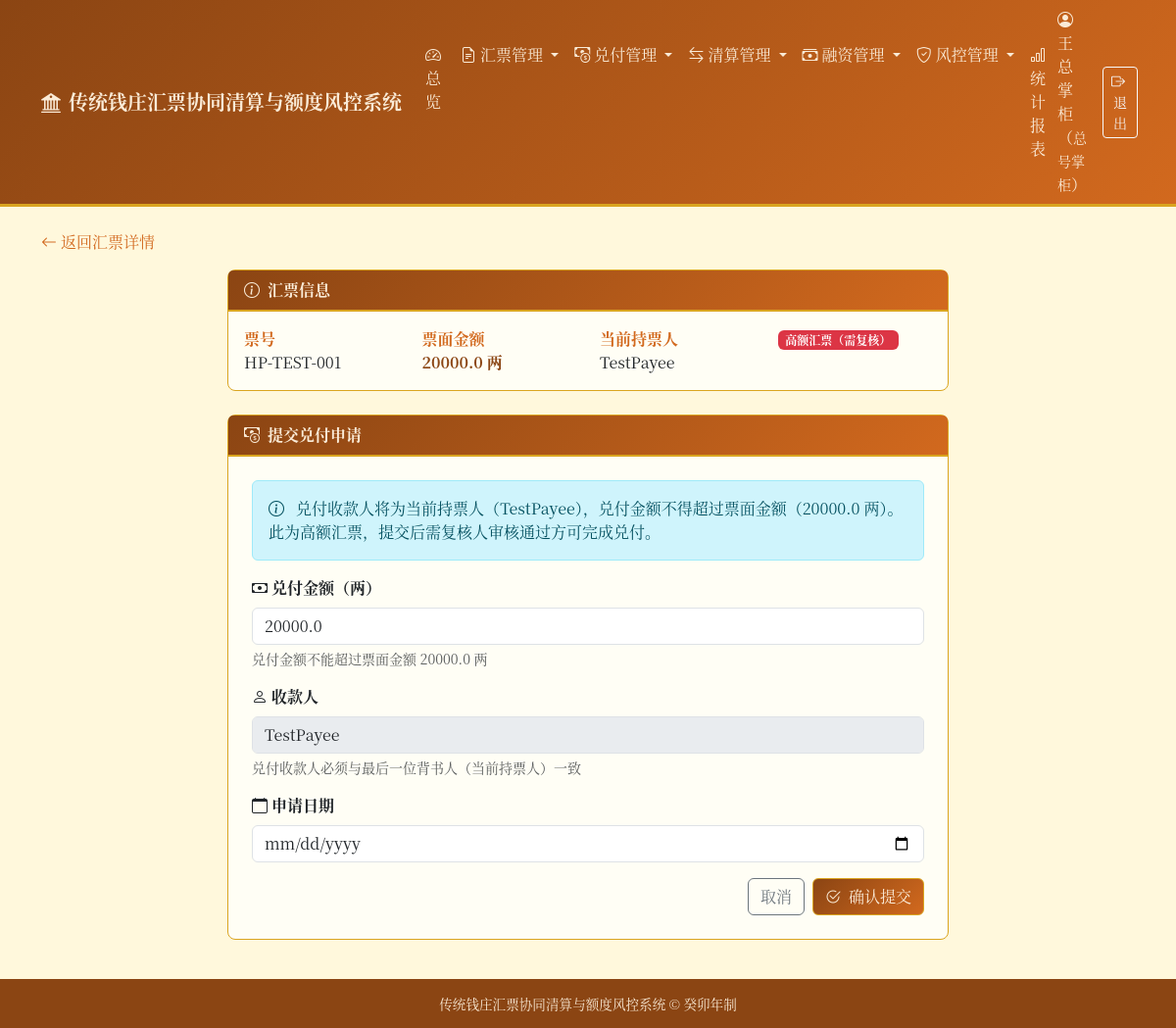
Before: /bills/1/redeem (signed in) with the older database file.
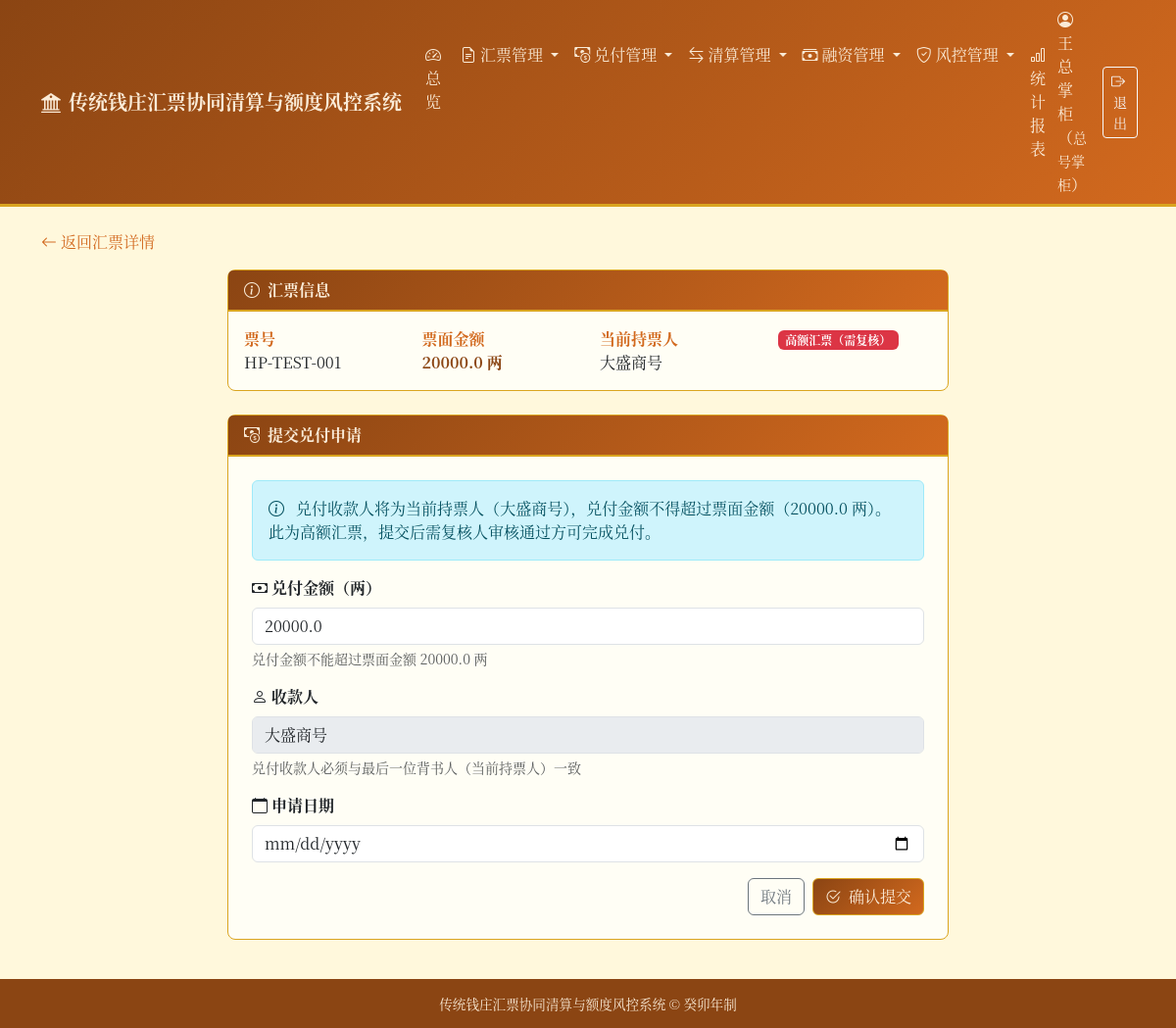
After: the same page with the newer database file.
### tables this page shows
CREATE TABLE bills (
        id INTEGER PRIMARY KEY AUTOINCREMENT,
        bill_no TEXT UNIQUE NOT NULL,
        amount REAL NOT NULL CHECK(amount > 0),
        issuer_id INTEGER NOT NULL,
        issue_branch_id INTEGER,
        payee TEXT NOT NULL,
        issue_date TEXT NOT NULL,
        due_date TEXT,
        status TEXT NOT NULL DEFAULT '有效' CHECK(status IN (
            '有效', '已兑付', '已作废', '挂失', '冻结'
        )),
        remark TEXT,
        FOREIGN KEY (issuer_id) REFERENCES users(id),
        FOREIGN KEY (issue_branch_id) REFERENCES branches(id)
    );

### main.py (the view)
@app.get("/bills/{bill_id}/redeem", response_class=HTMLResponse)
def redeem_page(request: Request, bill_id: int, user=Depends(auth_dep)):
    if user["role"] not in OPERATOR_ROLES:
        raise HTTPException(status_code=403, detail="无权提交兑付")
    conn = get_db()
    cursor = conn.cursor()
    cursor.execute("SELECT * FROM bills WHERE id = ?", (bill_id,))
    bill = cursor.fetchone()
    if not bill:
        conn.close()
        raise HTTPException(status_code=404, detail="汇票不存在")
    if bill["status"] != "有效":
        conn.close()
        raise HTTPException(status_code=400, detail="该汇票不可兑付")
    current_payee = get_current_payee(bill_id, conn)
    cursor.execute("SELECT * FROM branches WHERE status = '营业中' ORDER BY id")
    branches = [dict(row) for row in cursor.fetchall()]
    conn.close()
    return templates.TemplateResponse(
        "redeem.html",
        {
            "request": request,
            "user": user,
            "bill": dict(bill),
            "current_payee": current_payee,
            "branches": branches,
        },
    )

### templates/redeem.html (shortened to what this page needs)
{% extends "base.html" %}
{% block content %}
<div class="mb-3">
    <a href="/bills/{{ bill.id }}" class="text-decoration-none" style="color: var(--qz-secondary);">
        <i class="bi bi-arrow-left me-1"></i>返回汇票详情
    </a>
</div>
<div class="row justify-content-center">
    <div class="col-lg-8">
        <div class="card card-qz mb-4">
            <div class="card-header">
                <i class="bi bi-info-circle me-2"></i>汇票信息
            </div>
            <div class="card-body">
                <div class="row">
                    <div class="col-md-3">
                        <strong style="color: var(--qz-secondary);">票号</strong>
                        <div>{{ bill.bill_no }}</div>
                    </div>
                    <div class="col-md-3">
                        <strong style="color: var(--qz-secondary);">票面金额</strong>
                        <div class="fw-bold" style="color: var(--qz-primary);">{{ bill.amount }} 两</div>
                    </div>
                    <div class="col-md-3">
                        <strong style="color: var(--qz-secondary);">当前持票人</strong>
                        <div>{{ current_payee }}</div>
                    </div>
                    <div class="col-md-3">
                        {% if bill.amount >= 10000 %}
                        <span class="badge bg-danger">高额汇票（需复核）</span>
                        {% else %}
                        <span class="badge bg-success">普通汇票（直接兑付）</span>
                        {% endif %}
                    </div>
                </div>
            </div>
        </div>
        <div class="card card-qz">
            <div class="card-header">
                <i class="bi bi-cash-coin me-2"></i>提交兑付申请
            </div>
            <div class="card-body p-4">
                <div class="alert alert-info">
                    <i class="bi bi-info-circle me-2"></i>
                    兑付收款人将为当前持票人（{{ current_payee }}），兑付金额不得超过票面金额（{{ bill.amount }} 两）。
                    {% if bill.amount >= 10000 %}
                    此为高额汇票，提交后需复核人审核通过方可完成兑付。
                    {% else %}
                    此为普通汇票，提交后将直接完成兑付。
                    {% endif %}
                </div>
                <form method="post" action="/bills/{{ bill.id }}/redeem">
                    <div class="mb-3">
                        <label for="amount" class="form-label fw-bold">
                            <i class="bi bi-cash me-1"></i>兑付金额（两）
                        </label>
                        <input type="number" class="form-control" id="amount" name="amount"
                               value="{{ form.amount if form else bill.amount }}" step="0.01" min="0.01"
                               max="{{ bill.amount }}" required>
                        <div class="form-text">兑付金额不能超过票面金额 {{ bill.amount }} 两</div>
                    </div>
                    <div class="mb-3">
                        <label class="form-label fw-bold">
                            <i class="bi bi-person me-1"></i>收款人
                        </label>
                        <input type="text" class="form-control" value="{{ current_payee }}" disabled>
                        <div class="form-text">兑付收款人必须与最后一位背书人（当前持票人）一致</div>
                    </div>
                    <div class="mb-3">
                        <label for="request_date" class="form-label fw-bold">
                            <i class="bi bi-calendar me-1"></i>申请日期
                        </label>
                        <input type="date" class="form-control" id="request_date" name="request_date"
                               value="{{ form.request_date if form else '' }}" required>
                    </div>
                    <div class="d-grid gap-2 d-md-flex justify-content-md-end">
                        <a href="/bills/{{ bill.id }}" class="btn btn-outline-secondary">取消</a>
                        <button type="submit" class="btn btn-qz">
                            <i class="bi bi-check2-circle me-2"></i>确认提交
                        </button>
                    </div>
                </form>
            </div>
        </div>
    </div>
</div>
{% endblock %}

Changed rows visible on the page:
changed bills "HP-TEST-001": payee "TestPayee" → "大盛商号"
